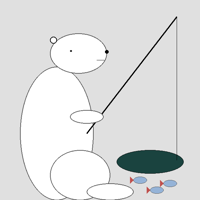
#> input picture ЛР. Программирование на Python/Семестр 2/ЛР6. Заметалин Дмитрий/bear_resized_1.png, 200 x 200 px
$ python transpose.py
#> lines starting #> are read from the running program, lines starting #| are printed output that depends on the picture
from PIL import Image

bear = Image.open('bear_resized_1.png')
#> bear is the input picture: PIL image 200x200 RGB; mean R, G, B 222.5, 223.7, 223.8

bear_transposed = bear.transpose(Image.FLIP_LEFT_RIGHT)
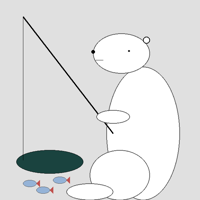
#> bear_transposed: PIL image 200x200 RGB; mean R, G, B 222.5, 223.7, 223.8

bear_transposed.save('bear_transposed.png')

$ run again, with ЛР. Программирование на Python/Семестр 2/ЛР6. Заметалин Дмитрий/snow.jpg saved as ЛР. Программирование на Python/Семестр 2/ЛР6. Заметалин Дмитрий/bear_resized_1.png
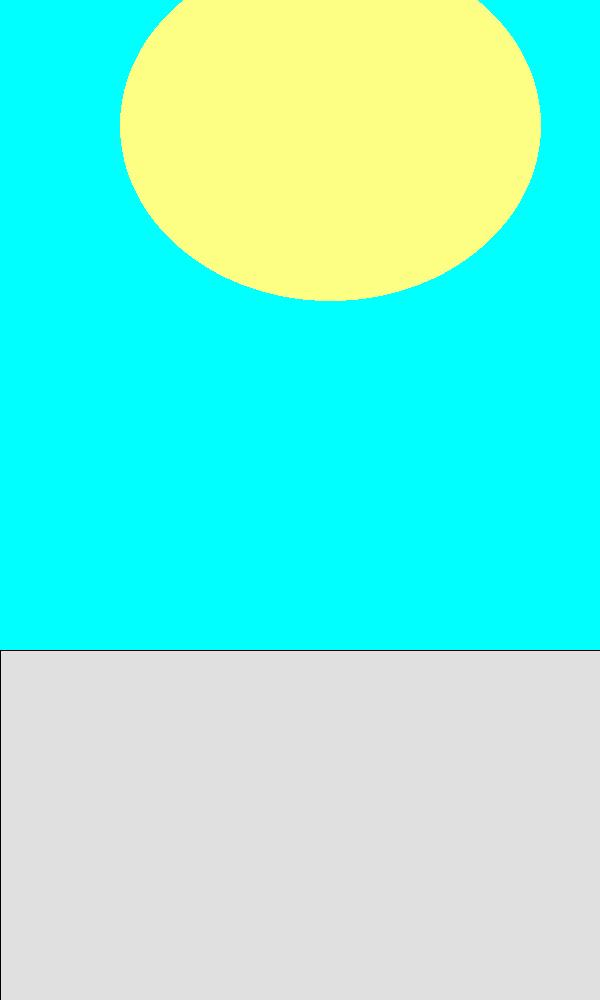
#> input picture ЛР. Программирование на Python/Семестр 2/ЛР6. Заметалин Дмитрий/snow.jpg, 600 x 1000 px
#> bear is the input picture: PIL image 600x1000 RGB; mean R, G, B 122.8, 243.7, 222
#> `bear_transposed = bear.transpose(Image.FLIP_LEFT_RIGHT)`:
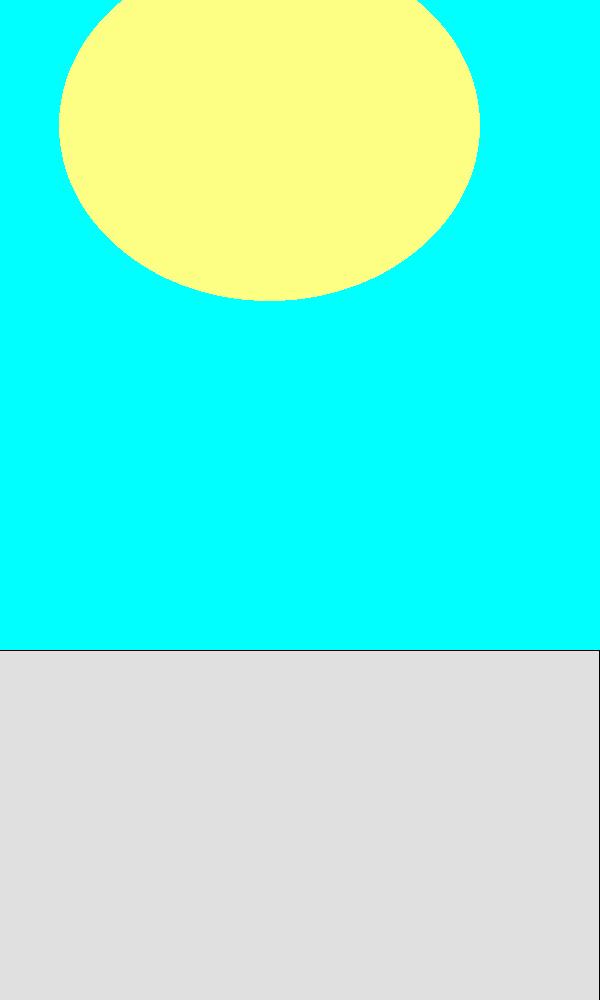
#> bear_transposed: PIL image 600x1000 RGB; mean R, G, B 122.8, 243.7, 222
